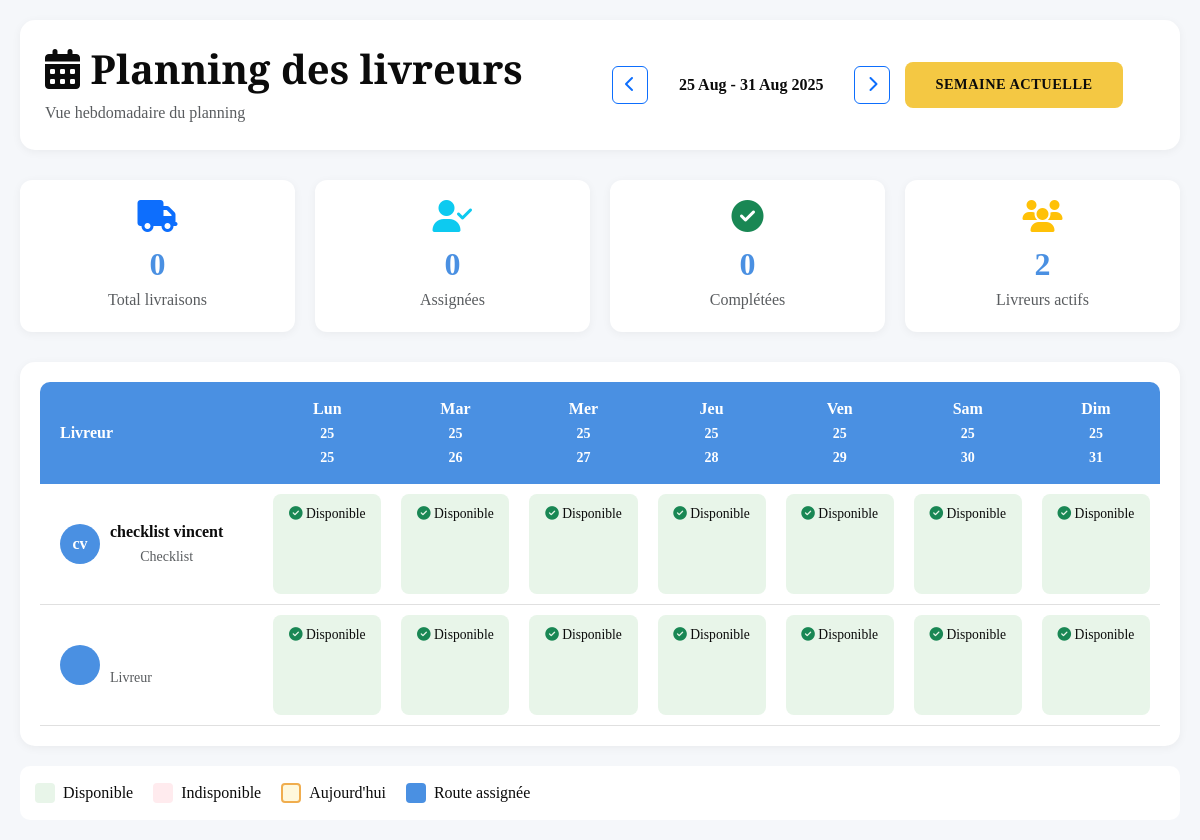
/delivery/planning-overview/ (signed in), run on the app's committed database.
### JLTsite/models.py (models this page shows)
class User(AbstractUser):
    CUSTOMER = 'customer'
    STAFF = 'staff'
    ADMIN = 'admin'
    CHECKLIST_MANAGER = 'checklist_manager'  # NOUVEAU RÔLE
    DELIVERY_MANAGER = 'delivery_manager'  # NOUVEAU
    DELIVERY_DRIVER = 'delivery_driver'
    MAITRE_HOTEL = 'maitre_hotel'
    HEAD_CHEF = 'head_chef'
    DEPARTMENT_CHEF = 'department_chef'
    COOK = 'cook'
    ROLE_CHOICES = [
        (CUSTOMER, 'Client'),
        (STAFF, 'Personnel'),
        (ADMIN, 'Administrateur'),
        (CHECKLIST_MANAGER, 'Checklist'),
        (DELIVERY_MANAGER, 'Responsable Livraison'),  # NOUVEAU
        (DELIVERY_DRIVER, 'Livreur'),
        (MAITRE_HOTEL, 'Maître d\'hôtel'),
        (HEAD_CHEF, 'Chef de cuisine'),
        (DEPARTMENT_CHEF, 'Chef de département'),
        (COOK, 'Cuisinier')
    ]
    role = models.CharField(max_length=20, choices=ROLE_CHOICES, default=CUSTOMER)
    phone = models.CharField(max_length=20, blank=True)
    company = models.CharField(max_length=200, blank=True)
    address = models.TextField(blank=True)
    postal_code = models.CharField(max_length=10, blank=True)
    city = models.CharField(max_length=100, blank=True)
    newsletter = models.BooleanField(default=False)
    email_verified = models.BooleanField(default=False)
    created_at = models.DateTimeField(auto_now_add=True)
    driver_license = models.CharField(max_length=50, blank=True, verbose_name='Permis de conduire')
    vehicle_info = models.CharField(max_length=200, blank=True, verbose_name='Informations véhicule')
    is_available = models.BooleanField(default=True, verbose_name='Disponible')
    groups = models.ManyToManyField(
        'auth.Group',
        related_name='jltsite_users',  # Changed from user_set
        blank=True,
        help_text='The groups this user belongs to.',
        verbose_name='groups',
    )
    user_permissions = models.ManyToManyField(
        'auth.Permission',
        related_name='jltsite_users',  # Changed from user_set
        blank=True,
        help_text='Specific permissions for this user.',
        verbose_name='user permissions',
    )
    class Meta:
        verbose_name = 'Utilisateur'
        verbose_name_plural = 'Utilisateurs'

### JLTsite/delivery_views.py (the view)
@login_required
@user_passes_test(delivery_manager_required)
def driver_planning_overview(request):
    week_start = request.GET.get('week_start')
    if week_start:
        week_start = datetime.strptime(week_start, '%Y-%m-%d').date()
    else:
        week_start = timezone.now().date() - timedelta(days=timezone.now().date().weekday())
    week_end = week_start + timedelta(days=6)
    drivers = User.objects.filter(role='delivery_driver', is_active=True)
    planning_grid = []
    for driver in drivers:
        driver_planning = {
            'driver': driver,
            'days': []
        }
        for day_offset in range(7):
            current_date = week_start + timedelta(days=day_offset)
            planning = DriverPlanning.objects.filter(
                driver=driver,
                date=current_date
            ).first()
            routes = DeliveryRoute.objects.filter(
                driver=driver,
                date=current_date
            )
            deliveries_count = 0
            for route in routes:
                deliveries_count += route.route_deliveries.count()
            driver_planning['days'].append({
                'date': current_date,
                'planning': planning,
                'routes': routes,
                'deliveries_count': deliveries_count,
                'is_available': planning.is_available if planning else True
            })
        planning_grid.append(driver_planning)
    week_stats = {
        'total_deliveries': Delivery.objects.filter(
            scheduled_date__range=[week_start, week_end]
        ).count(),
        'assigned_deliveries': Delivery.objects.filter(
            scheduled_date__range=[week_start, week_end],
            status='assigned'
        ).count(),
        'completed_deliveries': Delivery.objects.filter(
            scheduled_date__range=[week_start, week_end],
            status='delivered'
        ).count(),
        'active_drivers': drivers.count(),
    }
    context = {
        'planning_grid': planning_grid,
        'week_start': week_start,
        'week_end': week_end,
        'week_stats': week_stats,
        'weekdays': ['Lun', 'Mar', 'Mer', 'Jeu', 'Ven', 'Sam', 'Dim'],
    }
    return render(request, 'JLTsite/driver_planning_overview.html', context)

### JLTsite/delivery_views.py (called while the page is built)
def delivery_manager_required(user):
    return user.is_authenticated and user.role in ['admin', 'delivery_manager']

### JLTsite/templates/JLTsite/driver_planning_overview.html (shortened to what this page needs)
{% extends 'JLTsite/base_driver.html' %}
{% load static %}
{% block content %}
<div class="planning-page">
    <div class="planning-header">
        <div class="row align-items-center">
            <div class="col-md-6">
                <h1><i class="fas fa-calendar-alt"></i> Planning des livreurs</h1>
                <p class="text-muted mb-0">Vue hebdomadaire du planning</p>
            </div>
            <div class="col-md-6">
                <div class="week-navigation float-right">
                    <button class="btn btn-outline-primary" onclick="previousWeek()">
                        <i class="fas fa-chevron-left"></i>
                    </button>
                    <span class="mx-3">
                        <strong>{{ week_start|date:"d M" }} - {{ week_end|date:"d M Y" }}</strong>
                    </span>
                    <button class="btn btn-outline-primary" onclick="nextWeek()">
                        <i class="fas fa-chevron-right"></i>
                    </button>
                    <button class="btn btn-primary ml-3" onclick="goToCurrentWeek()">
                        Semaine actuelle
                    </button>
                </div>
            </div>
        </div>
    </div>
    <div class="week-stats">
        <div class="stat-card">
            <i class="fas fa-truck fa-2x text-primary mb-2"></i>
            <div class="stat-number">{{ week_stats.total_deliveries }}</div>
            <div class="text-muted">Total livraisons</div>
        </div>
        <div class="stat-card">
            <i class="fas fa-user-check fa-2x text-info mb-2"></i>
            <div class="stat-number">{{ week_stats.assigned_deliveries }}</div>
            <div class="text-muted">Assignées</div>
        </div>
        <div class="stat-card">
            <i class="fas fa-check-circle fa-2x text-success mb-2"></i>
            <div class="stat-number">{{ week_stats.completed_deliveries }}</div>
            <div class="text-muted">Complétées</div>
        </div>
        <div class="stat-card">
            <i class="fas fa-users fa-2x text-warning mb-2"></i>
            <div class="stat-number">{{ week_stats.active_drivers }}</div>
            <div class="text-muted">Livreurs actifs</div>
        </div>
    </div>
    <div class="planning-grid">
        <table class="planning-table">
            <thead>
                <tr>
                    <th>Livreur</th>
                    {% for day in weekdays %}
                    <th>{{ day }}<br>
                        <small>{{ week_start|date:"d" }}</small>
                    </th>
                    {% endfor %}
                </tr>
            </thead>
            <tbody>
                {% for driver_planning in planning_grid %}
                <tr>
                    <td>
                        <div class="driver-cell">
                            <div class="driver-avatar">
                                {{ driver_planning.driver.first_name|first }}{{ driver_planning.driver.last_name|first }}
                            </div>
                            <div>
                                <strong>{{ driver_planning.driver.get_full_name }}</strong><br>
                                <small class="text-muted">{{ driver_planning.driver.username }}</small>
                            </div>
                        </div>
                    </td>
                    {% for day_info in driver_planning.days %}
                    <td>
                        <div class="day-cell {% if day_info.is_today %}today{% endif %} {% if day_info.is_available %}available{% else %}unavailable{% endif %}"
                             onclick="viewDayDetail('{{ day_info.date|date:'Y-m-d' }}', {{ driver_planning.driver.id }})">
                            <div class="day-status">
                                {% if day_info.is_available %}
                                    <i class="fas fa-check-circle text-success"></i> Disponible
                                {% else %}
                                    <i class="fas fa-times-circle text-danger"></i> Indisponible
                                {% endif %}
                            </div>
                        </div>
                    </td>
                    {% endfor %}
                </tr>
                {% endfor %}
            </tbody>
        </table>
    </div>
    <div class="legend">
        <div class="legend-item">
            <div class="legend-color" style="background: #e8f5e9;"></div>
            <span>Disponible</span>
        </div>
        <div class="legend-item">
            <div class="legend-color" style="background: #ffebee;"></div>
            <span>Indisponible</span>
        </div>
        <div class="legend-item">
            <div class="legend-color" style="background: #fff8dc; border: 2px solid var(--planning-warning);"></div>
            <span>Aujourd'hui</span>
        </div>
        <div class="legend-item">
            <div class="legend-color route-badge"></div>
            <span>Route assignée</span>
        </div>
    </div>
</div>
{% endblock %}

### JLTsite/templates/JLTsite/driver_planning_overview.html (style rules this page uses)
:root { --planning-primary: #4a90e2; --planning-success: #5cb85c; --planning-warning: #f0ad4e; --planning-danger: #d9534f; --planning-light: #f5f7fa; }
.planning-page { background: var(--planning-light); min-height: 100vh; padding: 20px; }
.planning-header { background: white; border-radius: 15px; padding: 25px; margin-bottom: 30px; box-shadow: 0 2px 10px rgba(0,0,0,0.05); }
.week-navigation { display: flex; align-items: center; gap: 15px; }
.week-stats { display: grid; grid-template-columns: repeat(auto-fit, minmax(200px, 1fr)); gap: 20px; margin-bottom: 30px; }
.stat-card { background: white; border-radius: 12px; padding: 20px; text-align: center; box-shadow: 0 2px 10px rgba(0,0,0,0.05); }
.stat-number { font-size: 2em; font-weight: bold; color: var(--planning-primary); }
.planning-grid { background: white; border-radius: 15px; padding: 20px; box-shadow: 0 2px 10px rgba(0,0,0,0.05); overflow-x: auto; }
.planning-table { width: 100%; border-collapse: separate; border-spacing: 0; }
.planning-table th { background: var(--planning-primary); color: white; padding: 15px 10px; text-align: center; font-weight: 600; position: sticky; top: 0; z-index: 10; }
.planning-table th:first-child { border-top-left-radius: 10px; text-align: left; padding-left: 20px; }
.planning-table th:last-child { border-top-right-radius: 10px; }
.planning-table td { padding: 10px; border-bottom: 1px solid #e0e0e0; text-align: center; vertical-align: middle; }
.driver-cell { display: flex; align-items: center; gap: 10px; padding: 10px; }
.driver-avatar { width: 40px; height: 40px; border-radius: 50%; background: var(--planning-primary); color: white; display: flex; align-items: center; justify-content: center; font-weight: bold; }
.day-cell { background: #f8f9fa; border-radius: 8px; padding: 10px; min-height: 100px; cursor: pointer; transition: all 0.3s ease; position: relative; }
.day-cell.available { background: #e8f5e9; }
.day-status { font-size: 0.85em; margin-bottom: 5px; }
.route-badge { background: var(--planning-primary); color: white; padding: 3px 8px; border-radius: 15px; font-size: 0.8em; display: inline-block; }
.legend { display: flex; gap: 20px; margin-top: 20px; padding: 15px; background: white; border-radius: 10px; }
.legend-item { display: flex; align-items: center; gap: 8px; }
.legend-color { width: 20px; height: 20px; border-radius: 4px; }

### data on the page
User: driver.first_name|first "c", driver.last_name|first "v", driver.get_full_name "checklist vincent", driver.username "Checklist"
User: driver.username "Livreur"

### other printed values
{{ week_start|date:"d M" }} "25 Aug"
{{ week_end|date:"d M Y" }} "31 Aug 2025"
{{ week_stats.total_deliveries }} "0"
{{ week_stats.assigned_deliveries }} "0"
{{ week_stats.completed_deliveries }} "0"
{{ week_stats.active_drivers }} "2"
{{ day }} "Lun" "Mar" "Mer" "Jeu" "Ven" "Sam" "Dim"
{{ week_start|date:"d" }} "25" "25" "25" "25" "25" "25" "25"
